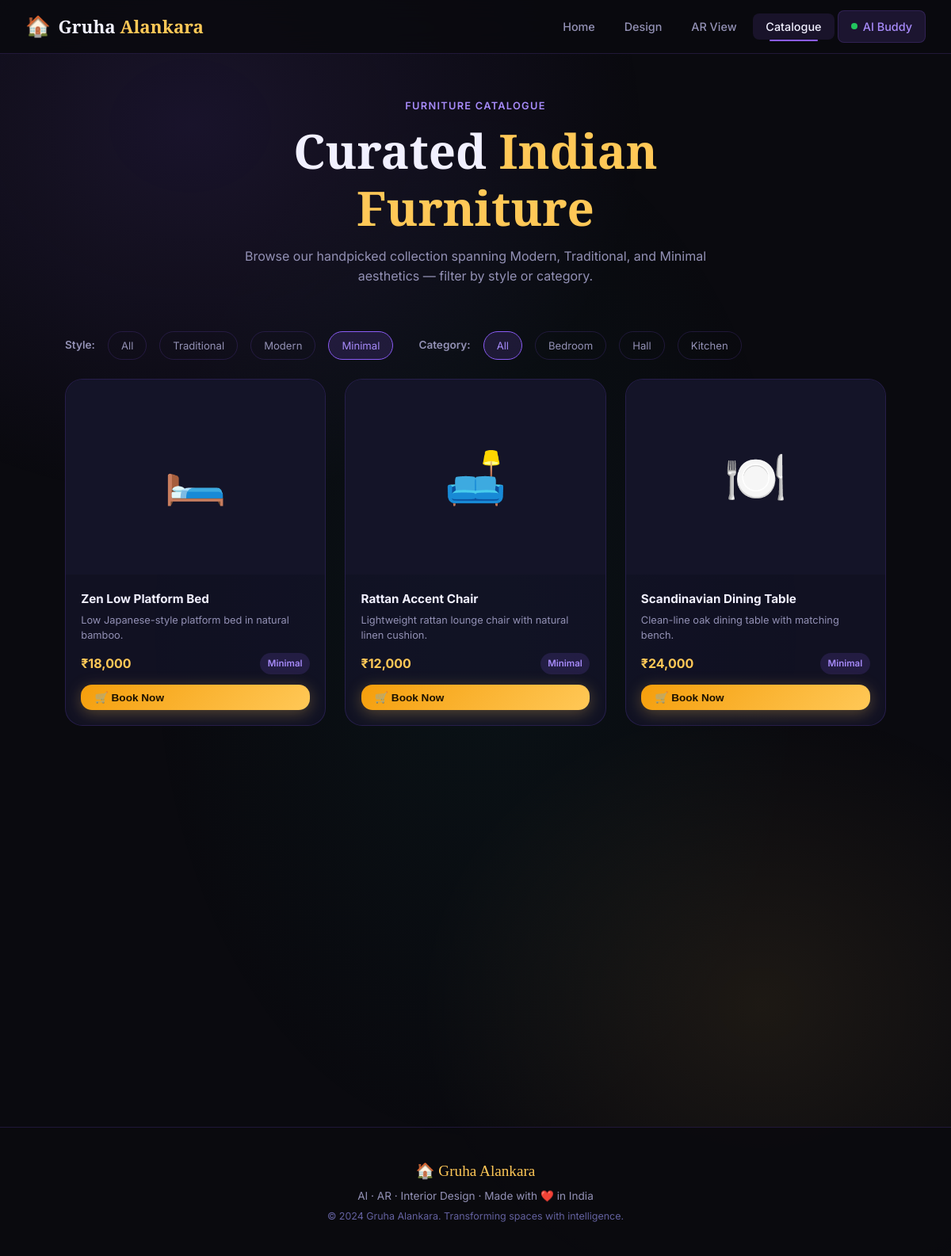
The page /catalog?style=Minimal on the database its author committed.
### models.py (models this page shows)
class Furniture(db.Model):
    id = db.Column(db.Integer, primary_key=True)
    name = db.Column(db.String(100))
    category = db.Column(db.String(100))
    style = db.Column(db.String(100))
    price = db.Column(db.Float)
    description = db.Column(db.Text)
    image_url = db.Column(db.String(300))
    ar_model = db.Column(db.String(300))
    in_stock = db.Column(db.Boolean, default=True)

### app.py (the view)
@app.route("/catalog")
def catalog():
    style_filter    = request.args.get("style", "")
    category_filter = request.args.get("category", "")
    query = Furniture.query
    if style_filter:
        query = query.filter_by(style=style_filter)
    if category_filter:
        query = query.filter_by(category=category_filter)
    furniture_list = query.all()
    styles     = db.session.query(Furniture.style).distinct().all()
    categories = db.session.query(Furniture.category).distinct().all()
    return render_template("catalog.html",
                           furniture_list=furniture_list,
                           styles=[s[0] for s in styles],
                           categories=[c[0] for c in categories],
                           selected_style=style_filter,
                           selected_category=category_filter)

### templates/catalog.html (shortened to what this page needs)
{% extends "base.html" %}
{% block content %}
<div class="page-hero">
    <div class="section-tag">Furniture Catalogue</div>
    <h1>Curated <span class="accent">Indian Furniture</span></h1>
    <p>Browse our handpicked collection spanning Modern, Traditional, and Minimal aesthetics — filter by style or
        category.</p>
</div>
<div class="catalog-filter-bar">
    <span class="filter-label">Style:</span>
    <a href="{{ url_for('catalog') }}" class="filter-btn {% if not selected_style %}active{% endif %}">All</a>
    {% for s in styles %}
    <a href="{{ url_for('catalog', style=s) }}" class="filter-btn {% if selected_style == s %}active{% endif %}">{{ s
        }}</a>
    {% endfor %}
    <span class="filter-label" style="margin-left:1rem">Category:</span>
    <a href="{{ url_for('catalog') }}" class="filter-btn {% if not selected_category %}active{% endif %}">All</a>
    {% for c in categories %}
    <a href="{{ url_for('catalog', category=c) }}"
        class="filter-btn {% if selected_category == c %}active{% endif %}">{{ c }}</a>
    {% endfor %}
</div>
{% if furniture_list %}
<div class="catalog-grid" id="catalogGrid">
    {% for item in furniture_list %}
    <div class="furniture-card" id="fc-{{ item.id }}">
        <div class="furniture-img-wrap">
            <span>{{ '🛏️' if item.category == 'Bedroom' else '🛋️' if item.category == 'Hall' else '🍽️' }}</span>
        </div>
        <div class="furniture-info">
            <div class="furniture-name">{{ item.name }}</div>
            <p class="furniture-desc">{{ item.description }}</p>
            <div class="furniture-meta">
                <span class="furniture-price">₹{{ '{:,.0f}'.format(item.price) }}</span>
                <span class="furniture-tag">{{ item.style }}</span>
            </div>
            <button class="btn btn-gold btn-sm" style="width:100%" id="bookBtn-{{ item.id }}"
                onclick="bookFurniture({{ item.id }}, '{{ item.name }}', this)">
                🛒 Book Now
            </button>
        </div>
    </div>
    {% endfor %}
</div>
{% else %}
<div class="empty-state">
    <div class="empty-icon">🔍</div>
    <div class="empty-title">No items found</div>
    <p>Try a different style or category filter.</p>
</div>
{% endif %}
{% endblock %}

### static/style.css (style rules this page uses)
:root { --bg: #0a0a0f; --bg2: #0f0f1a; --bg3: #141428; --surface: rgba(20, 20, 44, 0.7); --surface2: rgba(30, 30, 60, 0.6); --border: rgba(139, 92, 246, 0.18); --border2: rgba(255, 200, 87, 0.18); --accent: #8b5cf6; --accent2: #a78bfa; --accent3: #7c3aed; --gold: #ffc857; --gold2: #f59e0b; --rose: #f43f5e; --teal: #14b8a6; --text: #f1f0ff; --text-muted: #9391b5; --text-dim: #6462a0; --radius-sm: 8px; --radius: 14px; --radius-lg: 22px; --radius-xl: 32px; --shadow: 0 8px 32px rgba(139, 92, 246, 0.15); --shadow-lg: 0 20px 60px rgba(0, 0, 0, 0.5); --glow: 0 0 30px rgba(139, 92, 246, 0.3); --glow-gold: 0 0 30px rgba(255, 200, 87, 0.3); --trans: all 0.3s cubic-bezier(0.4, 0, 0.2, 1); --trans-fast: all 0.15s ease; }
*, *::before, *::after { box-sizing: border-box; margin: 0; padding: 0; }
html { scroll-behavior: smooth; }
body { font-family: 'Inter', system-ui, sans-serif; background-color: var(--bg); color: var(--text); line-height: 1.6; min-height: 100vh; overflow-x: hidden; }
body::before { content: ''; position: fixed; inset: 0; z-index: -1; background: radial-gradient(ellipse 80% 50% at 20% 10%, rgba(139, 92, 246, 0.12) 0%, transparent 60%), radial-gradient(ellipse 60% 40% at 80% 80%, rgba(255, 200, 87, 0.08) 0%, transparent 60%), radial-gradient(ellipse 50% 60% at 50% 50%, rgba(20, 184, 166, 0.05) 0%, transparent 70%); pointer-events: none; }
a { text-decoration: none; color: inherit; }
h1, h2, h3 { font-family: 'Playfair Display', Georgia, serif; line-height: 1.2; }
h1 { font-size: clamp(2.2rem, 5vw, 4rem); }
.accent { color: var(--gold); }
.btn { display: inline-flex; align-items: center; gap: 0.5rem; padding: 0.8rem 1.8rem; border-radius: var(--radius); font-size: 0.95rem; font-weight: 600; cursor: pointer; border: none; transition: var(--trans); text-decoration: none; }
.btn-gold { background: linear-gradient(135deg, var(--gold2), var(--gold)); color: #1a1000; box-shadow: 0 4px 20px rgba(255, 200, 87, 0.3); }
.btn-sm { padding: 0.5rem 1.1rem; font-size: 0.85rem; }
.section-tag { color: var(--accent2); font-size: 0.8rem; font-weight: 600; letter-spacing: 0.1em; text-transform: uppercase; margin-bottom: 0.6rem; }
.page-hero { padding: 3.5rem 2rem 2rem; text-align: center; max-width: 700px; margin: 0 auto; }
.page-hero p { color: var(--text-muted); margin-top: 0.8rem; }
.catalog-filter-bar { display: flex; flex-wrap: wrap; gap: 1rem; align-items: center; max-width: 1100px; margin: 0 auto; padding: 1.5rem 2rem; }
.filter-label { font-size: 0.85rem; color: var(--text-muted); font-weight: 600; }
.filter-btn { padding: 0.42rem 1rem; border-radius: 100px; border: 1px solid var(--border); background: transparent; color: var(--text-muted); font-size: 0.82rem; cursor: pointer; transition: var(--trans); font-family: 'Inter', sans-serif; }
.filter-btn:hover, .filter-btn.active { background: rgba(139, 92, 246, 0.15); border-color: var(--accent); color: var(--accent2); }
.catalog-grid { display: grid; grid-template-columns: repeat(auto-fill, minmax(260px, 1fr)); gap: 1.5rem; max-width: 1100px; margin: 0 auto; padding: 0 2rem 4rem; }
.furniture-card { background: var(--surface); border: 1px solid var(--border); border-radius: var(--radius-lg); overflow: hidden; transition: var(--trans); display: flex; flex-direction: column; }
.furniture-img-wrap { aspect-ratio: 4/3; overflow: hidden; background: var(--bg3); display: flex; align-items: center; justify-content: center; font-size: 4rem; }
.furniture-info { padding: 1.2rem; flex: 1; display: flex; flex-direction: column; }
.furniture-name { font-weight: 700; font-size: 0.95rem; margin-bottom: 0.3rem; }
.furniture-desc { color: var(--text-muted); font-size: 0.8rem; line-height: 1.5; margin-bottom: 0.8rem; flex: 1; }
.furniture-meta { display: flex; justify-content: space-between; align-items: center; margin-bottom: 0.8rem; }
.furniture-price { color: var(--gold); font-weight: 700; font-size: 1rem; }
.furniture-tag { padding: 0.25rem 0.6rem; border-radius: 100px; background: rgba(139, 92, 246, 0.15); color: var(--accent2); font-size: 0.72rem; font-weight: 600; }

### rows shown on the page
Furniture: category "🛏️", name "Zen Low Platform Bed", description "Low Japanese-style platform bed in natural bamboo.", price "18,000", style "Minimal"
Furniture: category "🛋️", name "Rattan Accent Chair", description "Lightweight rattan lounge chair with natural linen cushion.", price "12,000", style "Minimal"
Furniture: category "🍽️", name "Scandinavian Dining Table", description "Clean-line oak dining table with matching bench.", price "24,000", style "Minimal"

### other values the page prints
{{ s }} "Traditional" "Modern" "Minimal"
{{ c }} "Bedroom" "Hall" "Kitchen"
